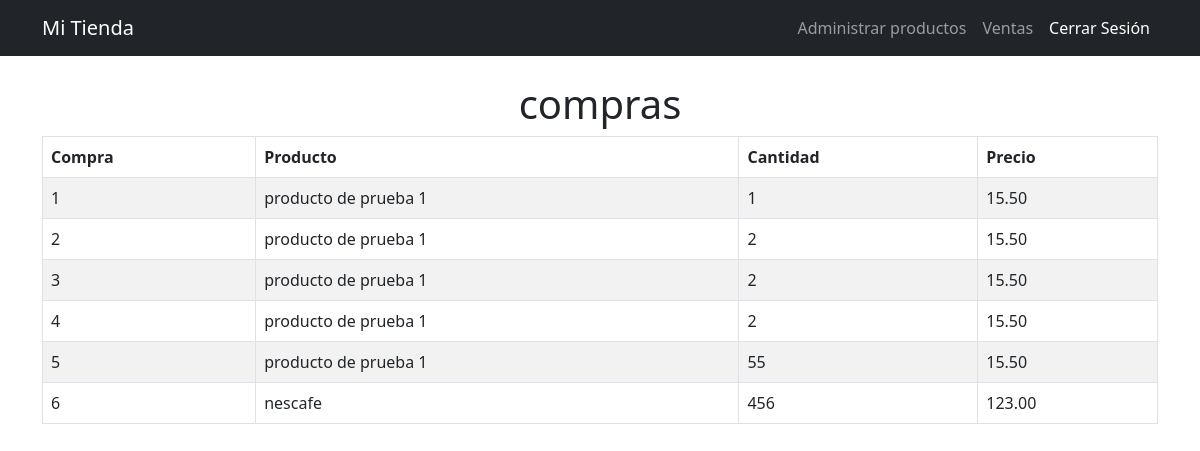
The page /lista_ventas/ (signed in) on the database as committed earlier.
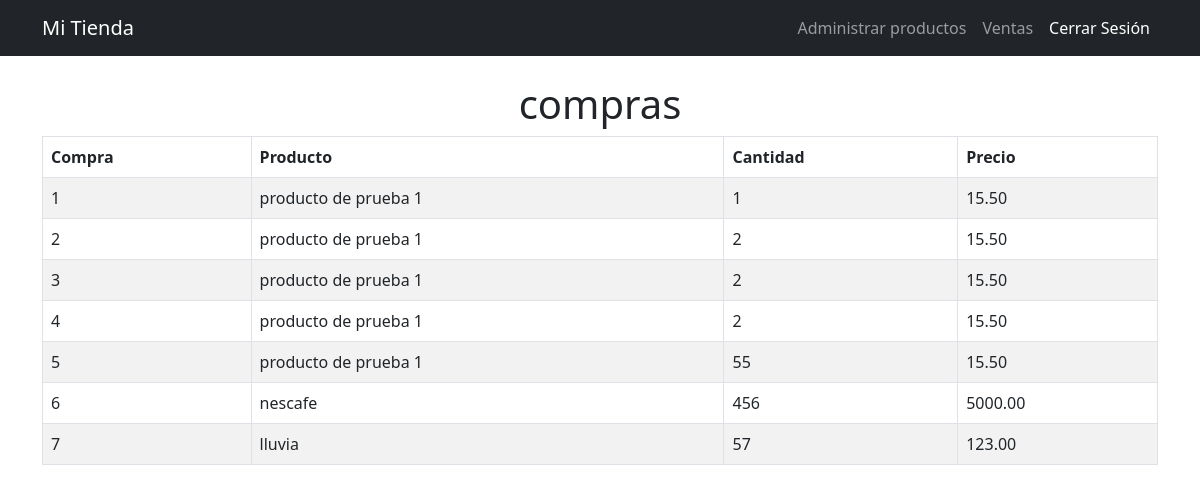
The same page on the database as committed later.
### productos/models.py (models this page shows, shortened)
class Compra(models.Model):
    usuario = models.ForeignKey(User, on_delete=models.CASCADE)
    producto = models.ForeignKey(Producto, on_delete=models.CASCADE)
    cantidad = models.IntegerField()
    class Meta:
        permissions = [
            ('ver_compra', 'Puede ver compra'),
            ('agregar_compra', 'Puede agregar compra'),
        ]

class Producto(models.Model):
    nombre = models.CharField(max_length=100)
    precio = models.DecimalField(max_digits=10, decimal_places=2)
    imagen = models.ImageField(upload_to='productos/img/', null=True, blank=True)
    estatus = models.BooleanField(default=True)
    class Meta:
        permissions = [
            ('ver_producto', 'Puede ver producto'),
            ('agregar_producto', 'Puede agregar producto'),
            ('cambiar_producto', 'Puede cambiar producto'),
        ]

### productos/views.py (the view)
# urls.py: path('lista_ventas/', ListaVentasView.as_view(), name='lista_ventas'),
class ListaVentasView(PermissionRequiredMixin, TemplateView):
    template_name = 'productos/lista_ventas.html'
    permission_required = 'productos.ver_compra'
    def get_context_data(self):
        lista = Compra.objects.all()
        return { 'compras': lista }

### productos/templates/productos/lista_ventas.html (shortened to what this page needs)
{% extends "base.html" %}
{% block content %}
{% if user.is_staff %}
    <h1 class="text-center">compras</h1>
    <table class="table table-bordered table-striped table-hover">
        <thead>
            <tr>
                <th>Compra</th>
                <th>Producto</th>
                <th>Cantidad</th>
                <th>Precio</th>
            </tr>
        </thead>
        <tbody>
            {% for compra in compras %}
                <tr>
                    <td>{{ compra.id }}</td>
                    <td>{{ compra.producto.nombre }}</td>
                    <td>{{ compra.cantidad }}</td>
                    <td>{{ compra.producto.precio }}</td>
                </tr>
            {% endfor %}
        </tbody>
    </table>
{% else %}
    <div class="alert alert-danger" role="alert">
        No tienes permisos para ver las ventas
    </div>
{% endif %}
{% endblock %}

Rows that differ between the two databases and show on the page:
changed through a linked row, Compra "nescafe": producto.precio "123.00" → "5000.00"
added Compra: id "7", producto.nombre "lluvia", cantidad "57", producto.precio "123.00"
